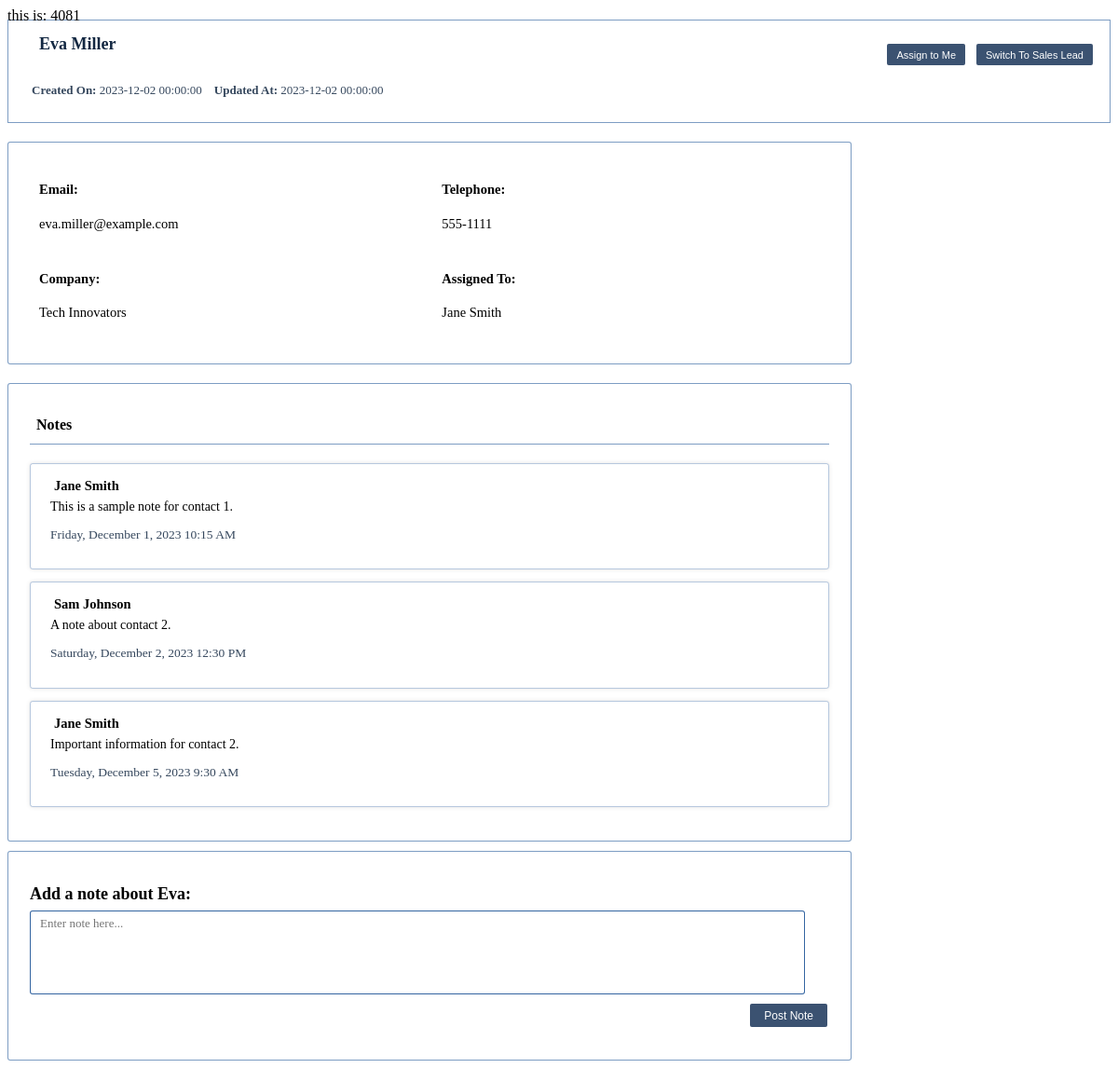
Screenshot of /screens/contactDetails.php?id=4080 (signed in) with the database file from the repository.
### tables this page shows
CREATE TABLE `contacts` (
  `id` int(11) NOT NULL auto_increment,
  `title` varchar(35) NOT NULL ,
  `firstname` varchar(35) NOT NULL ,
  `lastname` varchar(35) NOT NULL ,
  `company` varchar(35) NOT NULL ,
  `type` varchar(35) NOT NULL,
  `assigned_to` int(35) NOT NULL ,
  `created_by`  int(35) NOT NULL ,
  `created_on` DATETIME NOT NULL ,
  `updated_at` DATETIME NOT NULL ,
  `telephone` varchar(35) NOT NULL ,
  `email` varchar(35) NOT NULL ,
   PRIMARY KEY  (`id`)
);

CREATE TABLE `users` (
  `id` int(11) NOT NULL auto_increment,
  `firstname` varchar(35) NOT NULL,
  `lastname` varchar(35) NOT NULL,
  `role` varchar(35) NOT NULL,
  `created_at` DATETIME NOT NULL,
  `password` varchar(255) NOT NULL, 
  `email` varchar(35) NOT NULL,
  PRIMARY KEY (`id`)
);

CREATE TABLE `notes` (
 `id` int(11) NOT NULL AUTO_INCREMENT,
  `contact_id` int(11) NOT NULL,
  `comment` text NOT NULL,
  `created_by` int(11) NOT NULL,
  `created_at` DATETIME NOT NULL ,
  PRIMARY KEY (`id`)
);

### screens/contactDetails.php (the view, shortened to what this page needs)
<?php
include("../database/dbsetup.php");
$id = isset($_GET['id']) ? $_GET['id'] : '';
$user_id = $_SESSION['user_id']?? '';
print_r('this is: '.$user_id);
$stmt = $conn->prepare("SELECT * FROM contacts WHERE id = ?");
$stmt->execute([$id]);
if ($stmt) {
    $result = $stmt->fetch(PDO::FETCH_ASSOC);
} else {
    echo "Error: " . $conn->errorInfo()[2];
}
$notesStmt = $conn->prepare("SELECT * FROM notes WHERE contact_id = ?");
$notesStmt->execute([$id]);
if ($notesStmt) {
    $notesResult = $notesStmt->fetchAll(PDO::FETCH_ASSOC);
} else {
    echo "Error: " . $conn->errorInfo()[2];
}
    $userStmt = $conn->prepare("SELECT firstname, lastname FROM users WHERE id = ?");
    $userStmt->execute([$result['assigned_to']]);
    $userResult = $userStmt->fetch(PDO::FETCH_ASSOC);
?>
<!DOCTYPE html>
<html lang="en">
<head>
    <link rel="stylesheet" type= "text/css" href="css/contactDetails.css">
</head>
<body>
    <div id="contactDetailsHead">
        <div id="divA">
            <h1><i class="fa-solid fa-id-card-clip"></i> <?= $result['firstname'] ?> <?= $result['lastname'] ?> </h1>
            <div id="contactExtraInfo">
                <p> <strong> Created On: </strong> <?= $result['created_on'] ?>  </p>
                <p> <strong> Updated At: </strong> <?= $result['updated_at'] ?> </p>
            </div>
        </div>
        <div id="contactHeadButtons">
            <button id = "Assign" class = "assign" >Assign to Me</button>
            <?php
            if ($result['type'] === "Sales Lead") {
                echo '<button id = "SupportButton" class = "switch" >Switch To Support</button>';
            } elseif ($result['type'] === "Support") {
                echo '<button id = "SalesButton" class = "switch" >Switch To Sales Lead</button>';
            }
            ?>
        </div>
    </div>
    <div id="contactDetailsBody">
        <div id="div1">
            <div class="detailsrow">
                <h4>Email:</h4>
                <?= $result['email'] ?>
            </div>
            <div class="detailsrow">
                <h4>Company:</h4>
                <?= $result['company'] ?>
            </div>
        </div>
        <div id="div2">
            <div class="detailsrow">
                <h4>Telephone:</h4>
                <?= $result['telephone'] ?>
            </div>
            <div class="detailsrow">
                <h4>Assigned To:</h4>
                <div id="assignedTo">
                    <?php if($userResult) : ?>
                        <?= $userResult['firstname'] . ' ' . $userResult['lastname'] ?>
                    <?php else : ?>
                        <?= "None" ?>
                    <?php endif; ?>
                </div>
            </div>
        </div>
    </div>
    <div id="NotesBody">
        <h1 id="NotesHead"><i class="fa-solid fa-pen-to-square"></i> Notes</h1>
            <?php if ($notesResult === "No notes found with the provided ID.") { ?>
                <p id="noNotes"><?= $result['firstname'] ?> has no notes yet.</p>
            <?php } else { ?>
                <?php foreach ($notesResult as $row): ?>
                    <div class="NotesComment">
                    <?php
                        $userStmt1 = $conn->prepare("SELECT firstname, lastname FROM users WHERE id = ?");
                        $userStmt1->execute([$row['created_by']]);
                        $userResult1 = $userStmt1->fetch(PDO::FETCH_ASSOC);
                        ?>
                        <div id="userfullname">
                            <?php if($userResult1) : ?>
                                <?= $userResult1['firstname'] . ' ' . $userResult1['lastname'] ?>
                            <?php else : ?>
                                <?= "None" ?>
                            <?php endif; ?>
                        </div>
                        <p><?= $row['comment'] ?></p>
                        <p id="commentdate">
                            <?php
                            $noteCreatedDate = new DateTime($row['created_at']);
                            echo $noteCreatedDate->format('l, F j, Y g:i A');
                            ?>
                        </p>
                    </div>
                <?php endforeach; ?>
            <?php } ?>
    </div>
    <div id="NotesEntry">
        <form action="database/notesConnect.php" method="post">
            <h1>Add a note about <?= $result['firstname'] ?>: </h1>
            <textarea id="comment" name="comment" required placeholder="Enter note here..."></textarea>
            <div id='savectrl'>
                <button type="submit" id="save">Post Note</button>
            </div>
        </form>
    </div>
</body>
</html>

### css/contactDetails.css (style rules this page uses)
#contactDetailsHead { display: flex; justify-content: space-between; margin-top: -5px; padding: 10px; padding-left: 25px; padding-bottom: 13px; border: 1.5px solid rgba(37, 90, 154, 0.591); background-color: rgba(255, 255, 255, 0.85); }
#contactDetailsHead h1 { margin-top: 5px; display: inline; color: rgb(19, 40, 66); font-size: 18px; align-items:center; }
#contactDetailsHead #divA { display: flex; display: flex; align-items: space-between; flex-direction: column; }
#contactDetailsHead #contactExtraInfo { display: flex; justify-content: space-between; margin-top: 6px; font-size: 13px; color: rgba(19, 40, 66, 0.854); }
#contactDetailsHead #contactExtraInfo p { margin-right: 13px; }
#contactHeadButtons { margin-top: 15px; }
#contactHeadButtons button { background: rgb(59, 82, 113); border-radius: 2px; font-size: 11px; color: white; border: none; padding: 5.6px; padding-left: 10px; padding-right: 10px; margin-right: 8px; }
#contactDetailsBody { align-items: center; display: flex; background-color: rgba(255, 255, 255, 0.85); border-radius: 3px; border: 1.5px solid rgba(37, 90, 154, 0.591); margin-top: 20px; width: 71.5vw; padding: 23px; }
#contactDetailsBody #div1 { width: 52%; padding-left: 10px; }
#contactDetailsBody #div2 { width: 50%; }
#contactDetailsBody .detailsrow { padding-bottom: 23px; font-size: 14.5px; }
#NotesBody { align-items: center; background-color: rgba(255, 255, 255, 0.85); border-radius: 3px; border: 1.5px solid rgba(37, 90, 154, 0.591); margin-top: 20px; width: 71.5vw; min-height: 150px; padding: 23px; }
#NotesBody h1 { font-size: 17px; }
#NotesBody #NotesHead { border-bottom: 1.5px solid rgba(37, 90, 154, 0.591); padding-bottom: 10px; margin-bottom: 20px; padding-left: 4px; font-size: 16px; }
#NotesBody #NotesHead i { padding-right: 3px; font-size: 17px; }
#NotesBody .NotesComment { border: 1.5px solid rgba(37, 90, 154, 0.331); box-shadow: rgba(0, 0, 0, 0.1) 0px 0px 5px 0px, rgba(0, 0, 0, 0.1) 0px 0px 1px 0px; border-radius: 3px; margin-bottom: 13px; padding: 15px; padding-left: 21px; }
#NotesBody .NotesComment #userfullname { display: inline; font-weight: bold; font-size: 14.5px; margin-left: 4px; }
#NotesBody .NotesComment p { margin-top: 8px; font-size: 14px; margin-top: 6px; }
#NotesBody .NotesComment #commentdate { margin-top: 5px; font-size: 13.5px; color: rgba(19, 40, 66, 0.854); }
#NotesEntry { align-items: center; background-color: rgba(255, 255, 255, 0.85); border-radius: 3px; border: 1.5px solid rgba(37, 90, 154, 0.591); margin-top: 10px; width: 71.5vw; padding: 23px; }
#NotesEntry h1 { font-size: 18px; margin-bottom: 7px; }
#NotesEntry textarea { font: inherit; resize: none; width: 69.3vw; font-size: 13px; margin: 0; border-radius: 3px; height: 90px; border: 2px solid rgba(37, 90, 154, 0.93); border-width: 0.5px; padding-top: 5px; padding-left: 10px; padding-right: 10px; margin-right: 15px; }
#NotesEntry #savectrl { display: flex; justify-content: right; margin-bottom: -4px; margin-right: 2px; }
#NotesEntry #savectrl button { background: rgb(59, 82, 113); border-radius: 2px; font-size: 12px; color: white; border: none; padding: 5.5px; padding-left: 15px; margin-top: 10px; padding-right: 15px; }

### rows the page displays
contacts: firstname "Eva", lastname "Miller", created_on "2023-12-02 00:00:00", updated_at "2023-12-02 00:00:00", email "eva.miller@example.com", company "Tech Innovators", telephone "555-1111"
users: firstname "Jane", lastname "Smith"
notes: users.firstname "Jane", users.lastname "Smith", comment "This is a sample note for contact 1.", created_at "Friday, December 1, 2023 10:15 AM"
notes: users.firstname "Sam", users.lastname "Johnson", comment "A note about contact 2.", created_at "Saturday, December 2, 2023 12:30 PM"
notes: users.firstname "Jane", users.lastname "Smith", comment "Important information for contact 2.", created_at "Tuesday, December 5, 2023 9:30 AM"
